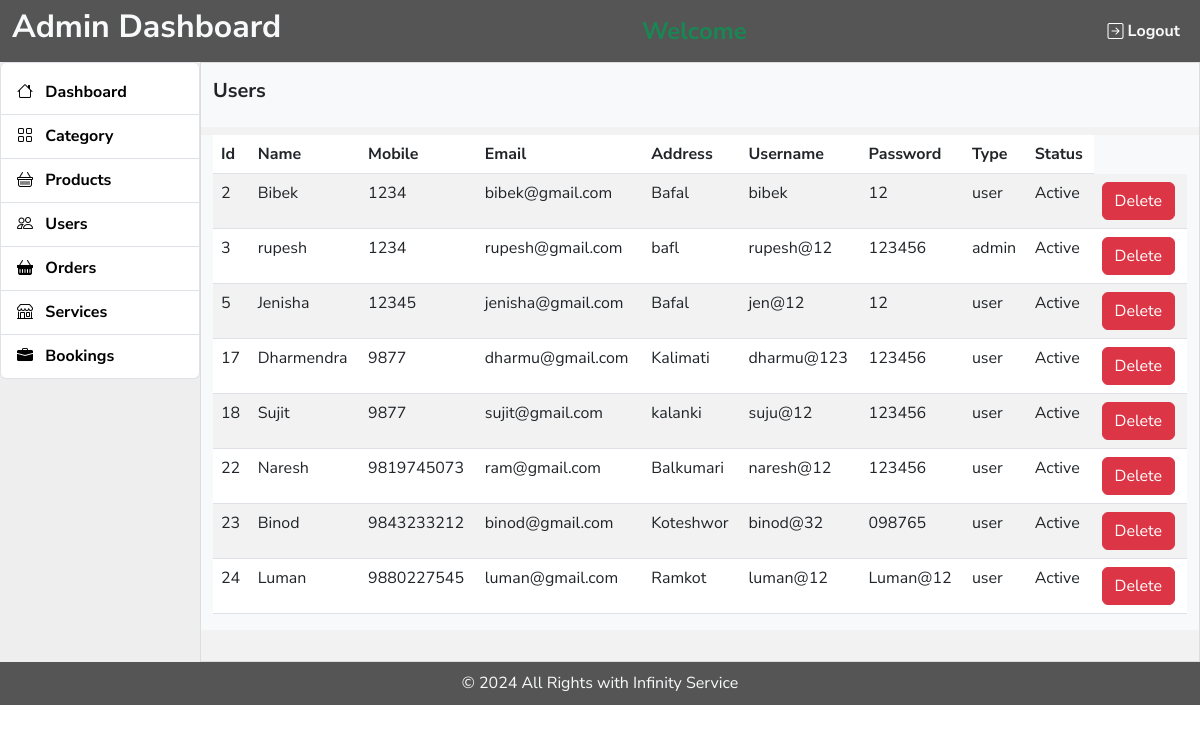
The page /users.php on the database its author committed.
### tables this page shows
CREATE TABLE `users` (
  `id` int(11) NOT NULL,
  `name` varchar(30) DEFAULT NULL,
  `mobile` varchar(15) DEFAULT NULL,
  `email` varchar(30) DEFAULT NULL,
  `address` varchar(35) DEFAULT NULL,
  `username` varchar(10) DEFAULT NULL,
  `password` varchar(20) DEFAULT NULL,
  `type` enum('admin','service_provider','user') DEFAULT NULL,
  `status` tinyint(1) DEFAULT NULL
);

### users.php (the view, shortened to what this page needs)
<?php
require 'connection.php';
$sql_select = "SELECT * FROM users";
$result = $conn->query($sql_select);
?>
<?php include 'dashboard_top.php'; ?>
<div class="col-md-10" style="background:#f2f2f2; min-height:600px; border:1px solid #dddddd">
    <div class="row">
        <div class="col-12 py-3 bg-light">
            <h5>Users</h5>
        </div>
    </div>
    <div class="row bg-light mt-2">
        <div class="col-12 table-responsive">
            <table class="table table-striped">
                <thead>
                    <tr>
                        <th>Id</th>
                        <th>Name</th>
                        <th>Mobile</th>
                        <th>Email</th>
                        <th>Address</th>
                        <th>Username</th>
                        <th>Password</th>
                        <th>Type</th>
                        <th>Status</th>
                    </tr>
                </thead>
                <tbody>
                    <?php
                    $status= [0=>'Inactive', 1=>'Active'];
                        while($row = $result->fetch_assoc())
                        {
                            echo "<tr>
                            <td>$row[id]</td>
                            <td>$row[name]</td>
                            <td>$row[mobile]</td>
                            <td>$row[email]</td>
                            <td>$row[address]</td>
                            <td>$row[username]</td>
                            <td>$row[password]</td>
                            <td>$row[type]</td>
                            <td>".$status[$row['status']]."</td>
                            <td><a href='users.php?did=$row[id]' class='btn btn-danger' onclick='return confirm(`Are you sure?`)'>Delete</a></td>
                            </tr>";
                        }
                    ?>
                </tbody>
            </table>
        </div>
    </div>
</div>
<?php include 'dashboard_bottom.php'; ?>

### css/style.css (style rules this page uses)
* { margin: 0; padding: 0; box-sizing: border-box; }
:root { --black: #000; --bg: #555555; --primary: rgb(64, 117, 212); --darkprimary: #375da1; --white: #fff; --red: #dc3545; }
body { font-family: "Nunito Sans", sans-serif !important; font-size: 16px !important; line-height: 27px !important; font-weight: 400 !important; }
h1, h2, h3, h4, h5, h6 { font-weight: 700 !important; }
a { text-decoration: none !important; }

### rows shown on the page
users: id "2", name "Bibek", mobile "1234", email "bibek@gmail.com", address "Bafal", username "bibek", password "12", type "user", status "Active"
users: id "3", name "rupesh", mobile "1234", email "rupesh@gmail.com", address "bafl", username "rupesh@12", password "123456", type "admin", status "Active"
users: id "5", name "Jenisha", mobile "12345", email "jenisha@gmail.com", address "Bafal", username "jen@12", password "12", type "user", status "Active"
users: id "17", name "Dharmendra", mobile "9877", email "dharmu@gmail.com", address "Kalimati", username "dharmu@123", password "123456", type "user", status "Active"
users: id "18", name "Sujit", mobile "9877", email "sujit@gmail.com", address "kalanki", username "suju@12", password "123456", type "user", status "Active"
users: id "22", name "Naresh", mobile "9819745073", email "ram@gmail.com", address "Balkumari", username "naresh@12", password "123456", type "user", status "Active"
users: id "23", name "Binod", mobile "9843233212", email "binod@gmail.com", address "Koteshwor", username "binod@32", password "098765", type "user", status "Active"
users: id "24", name "Luman", mobile "9880227545", email "luman@gmail.com", address "Ramkot", username "luman@12", password "Luman@12", type "user", status "Active"
